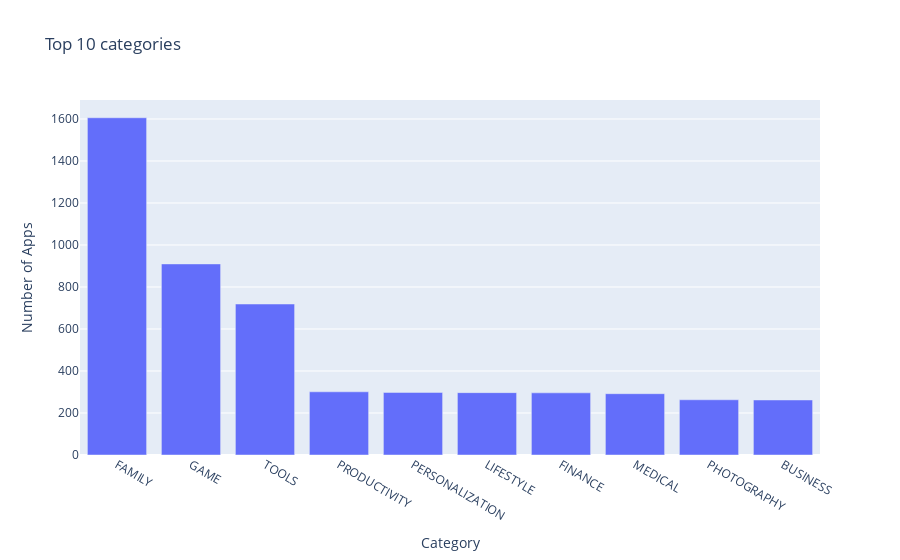

The code cell stored with this chart in its notebook:
### Code cell
bar = px.bar(x = top_10_categories.index, y = top_10_categories.values, title="Top 10 categories", labels={"x": "Category", "y": "Number of Apps"})
bar.show()

### Figure 1 — Plotly figure (JSON) as saved in the notebook; plotly's stock layout.template omitted (floating-point values rounded to 4 significant figures)
{"data": [{"hovertemplate": "Category=%{x}<br>Number of Apps=%{y}<extra></extra>", "legendgroup": "", "marker": {"color": "#636efa", "pattern": {"shape": ""}}, "name": "", "orientation": "v", "showlegend": false, "textposition": "auto", "type": "bar", "x": ["FAMILY", "GAME", "TOOLS", "PRODUCTIVITY", "PERSONALIZATION", "LIFESTYLE", "FINANCE", "MEDICAL", "PHOTOGRAPHY", "BUSINESS"], "xaxis": "x", "y": [1606, 910, 719, 301, 298, 297, 296, 292, 263, 262], "yaxis": "y"}], "layout": {"barmode": "relative", "legend": {"tracegroupgap": 0}, "title": {"text": "Top 10 categories"}, "xaxis": {"anchor": "y", "domain": [0, 1], "title": {"text": "Category"}}, "yaxis": {"anchor": "x", "domain": [0, 1], "title": {"text": "Number of Apps"}}}}
